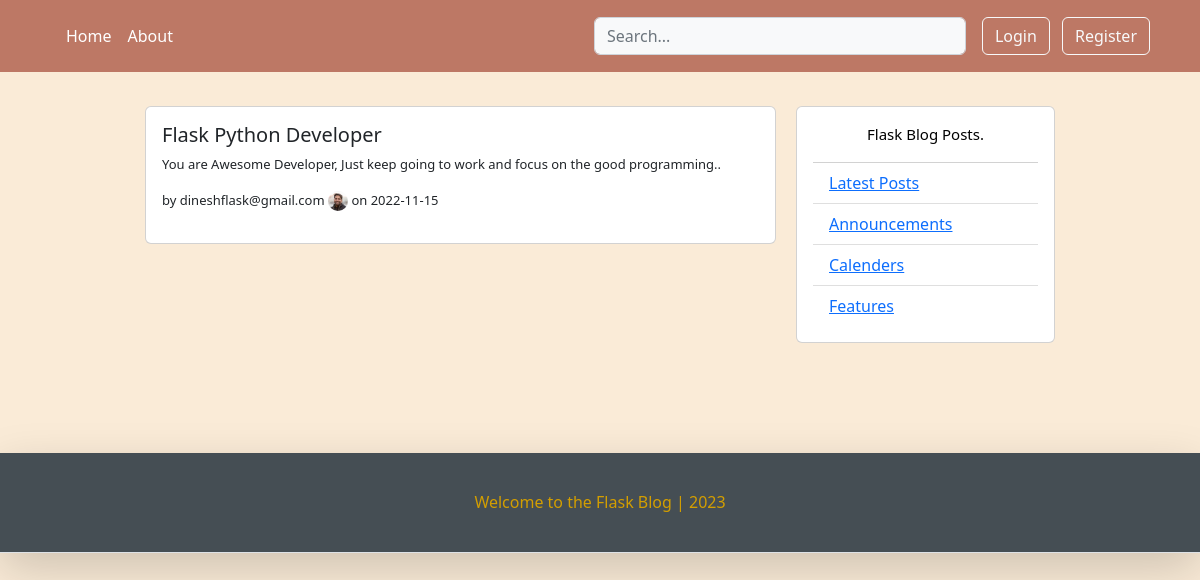
The page /post/9 on the database as committed earlier.
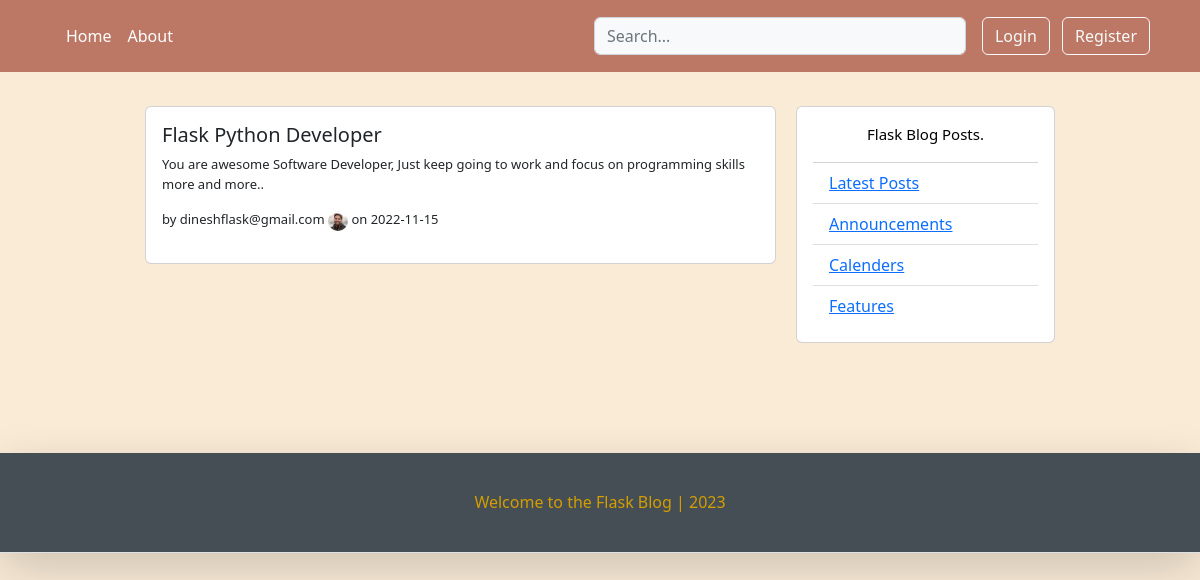
The same page on the database as committed later.
### flaskblog/models.py (models this page shows, shortened)
class BlogPost(db.Model):
    id          = db.Column(db.Integer, primary_key=True)
    title       = db.Column(db.String(120), nullable=False)
    date_posted = db.Column(db.DateTime, nullable=False, default=datetime.utcnow)
    content     = db.Column(db.Text, nullable=False)
    user_id     = db.Column(db.Integer, db.ForeignKey('user.id'), nullable=False)

### flaskblog/posts/routes.py (the view)
@posts.route("/post/<int:post_id>")
def post(post_id):
    post = BlogPost.query.get_or_404(post_id)
    return render_template(template_name_or_list='post.html', title=post.title, post=post)

### flaskblog/templates/post.html (shortened to what this page needs)
{% extends "home.html" %}
{% block content %}
<div class="container">
	<div class="row">
		<div class="left-column col-lg-7 offset-lg-1">
			<div class="d-lg-block mb-3">
				<div class="card d-lg-flex flex-column p-3">
					<h5> {{ post.title }} </h5>
					<p style="font-size: small;" > {{ post.content }}</p>
					<p style="font-size: small;" href="{{ url_for('users.user_posts', username=post.author.username) }}">
						by {{ post.author.username }} </a> <img height="20px" width="20px" class="rounded-circle"
																src="{{ url_for('static', filename='images/'+ post.author.image_file) }}"
																alt="..."> on {{ post.date_posted.strftime('%Y-%m-%d') }}</p>
				</div>
			</div>
		</div>
		<div class="right-column col-sm-3 d-lg-flex d-flex flex-column">
			<div class="card create-post-bar d-flex flex-column p-3">
				<p class="lead"> Flask Blog Posts.</p>
				<ul class="list-group list-group-flush">
					<li class="list-group-item"><a href="#"> Latest Posts </a></li>
					<li class="list-group-item"><a href="#"> Announcements  </a></li>
					<li class="list-group-item"><a href="#"> Calenders </a></li>
					<li class="list-group-item"><a href="#"> Features </a></li>
				</ul>
			</div>
		</div>
	</div>
</div>
{% endblock content %}

Rows that differ between the two databases and show on the page:
changed BlogPost "Flask Python Developer": content "You are Awesome Developer, Just keep going to work and focus on the good programming.." → "You are awesome Software Developer, Just keep going to work and focus on programming skills more and more.."
